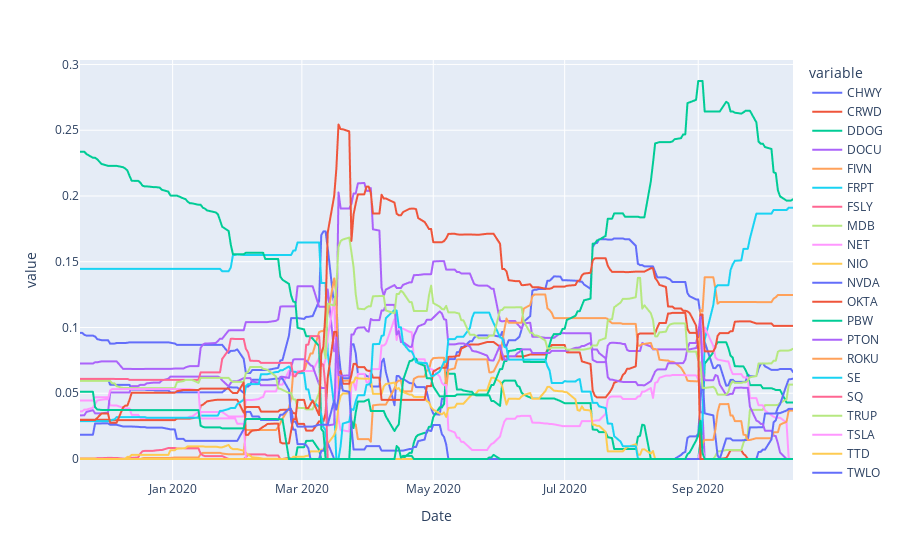

Source (notebook cell):
### Code cell
r["weight_history"].plot()

### Figure 1 — Plotly figure (JSON) as saved in the notebook; plotly's stock layout.template omitted (floating-point values rounded to 4 significant figures; data arrays with more than 128 entries replaced by an {"elided": "..."} marker saying what was removed)
{"data": [{"hovertemplate": "variable=CHWY<br>Date=%{x}<br>value=%{y}<extra></extra>", "legendgroup": "CHWY", "line": {"color": "#636efa", "dash": "solid"}, "mode": "lines", "name": "CHWY", "showlegend": true, "type": "scattergl", "x": {"elided": "229 str values"}, "xaxis": "x", "y": {"elided": "229 float values"}, "yaxis": "y"}, {"hovertemplate": "variable=CRWD<br>Date=%{x}<br>value=%{y}<extra></extra>", "legendgroup": "CRWD", "line": {"color": "#EF553B", "dash": "solid"}, "mode": "lines", "name": "CRWD", "showlegend": true, "type": "scattergl", "x": {"elided": "229 str values"}, "xaxis": "x", "y": {"elided": "229 float values"}, "yaxis": "y"}, {"hovertemplate": "variable=DDOG<br>Date=%{x}<br>value=%{y}<extra></extra>", "legendgroup": "DDOG", "line": {"color": "#00cc96", "dash": "solid"}, "mode": "lines", "name": "DDOG", "showlegend": true, "type": "scattergl", "x": {"elided": "229 str values"}, "xaxis": "x", "y": {"elided": "229 float values"}, "yaxis": "y"}, {"hovertemplate": "variable=DOCU<br>Date=%{x}<br>value=%{y}<extra></extra>", "legendgroup": "DOCU", "line": {"color": "#ab63fa", "dash": "solid"}, "mode": "lines", "name": "DOCU", "showlegend": true, "type": "scattergl", "x": {"elided": "229 str values"}, "xaxis": "x", "y": {"elided": "229 float values"}, "yaxis": "y"}, {"hovertemplate": "variable=FIVN<br>Date=%{x}<br>value=%{y}<extra></extra>", "legendgroup": "FIVN", "line": {"color": "#FFA15A", "dash": "solid"}, "mode": "lines", "name": "FIVN", "showlegend": true, "type": "scattergl", "x": {"elided": "229 str values"}, "xaxis": "x", "y": {"elided": "229 float values"}, "yaxis": "y"}, {"hovertemplate": "variable=FRPT<br>Date=%{x}<br>value=%{y}<extra></extra>", "legendgroup": "FRPT", "line": {"color": "#19d3f3", "dash": "solid"}, "mode": "lines", "name": "FRPT", "showlegend": true, "type": "scattergl", "x": {"elided": "229 str values"}, "xaxis": "x", "y": {"elided": "229 float values"}, "yaxis": "y"}, {"hovertemplate": "variable=FSLY<br>Date=%{x}<br>value=%{y}<extra></extra>", "legendgroup": "FSLY", "line": {"color": "#FF6692", "dash": "solid"}, "mode": "lines", "name": "FSLY", "showlegend": true, "type": "scattergl", "x": {"elided": "229 str values"}, "xaxis": "x", "y": {"elided": "229 float values"}, "yaxis": "y"}, {"hovertemplate": "variable=MDB<br>Date=%{x}<br>value=%{y}<extra></extra>", "legendgroup": "MDB", "line": {"color": "#B6E880", "dash": "solid"}, "mode": "lines", "name": "MDB", "showlegend": true, "type": "scattergl", "x": {"elided": "229 str values"}, "xaxis": "x", "y": {"elided": "229 float values"}, "yaxis": "y"}, {"hovertemplate": "variable=NET<br>Date=%{x}<br>value=%{y}<extra></extra>", "legendgroup": "NET", "line": {"color": "#FF97FF", "dash": "solid"}, "mode": "lines", "name": "NET", "showlegend": true, "type": "scattergl", "x": {"elided": "229 str values"}, "xaxis": "x", "y": {"elided": "229 float values"}, "yaxis": "y"}, {"hovertemplate": "variable=NIO<br>Date=%{x}<br>value=%{y}<extra></extra>", "legendgroup": "NIO", "line": {"color": "#FECB52", "dash": "solid"}, "mode": "lines", "name": "NIO", "showlegend": true, "type": "scattergl", "x": {"elided": "229 str values"}, "xaxis": "x", "y": {"elided": "229 float values"}, "yaxis": "y"}, {"hovertemplate": "variable=NVDA<br>Date=%{x}<br>value=%{y}<extra></extra>", "legendgroup": "NVDA", "line": {"color": "#636efa", "dash": "solid"}, "mode": "lines", "name": "NVDA", "showlegend": true, "type": "scattergl", "x": {"elided": "229 str values"}, "xaxis": "x", "y": {"elided": "229 float values"}, "yaxis": "y"}, {"hovertemplate": "variable=OKTA<br>Date=%{x}<br>value=%{y}<extra></extra>", "legendgroup": "OKTA", "line": {"color": "#EF553B", "dash": "solid"}, "mode": "lines", "name": "OKTA", "showlegend": true, "type": "scattergl", "x": {"elided": "229 str values"}, "xaxis": "x", "y": {"elided": "229 float values"}, "yaxis": "y"}, {"hovertemplate": "variable=PBW<br>Date=%{x}<br>value=%{y}<extra></extra>", "legendgroup": "PBW", "line": {"color": "#00cc96", "dash": "solid"}, "mode": "lines", "name": "PBW", "showlegend": true, "type": "scattergl", "x": {"elided": "229 str values"}, "xaxis": "x", "y": {"elided": "229 float values"}, "yaxis": "y"}, {"hovertemplate": "variable=PTON<br>Date=%{x}<br>value=%{y}<extra></extra>", "legendgroup": "PTON", "line": {"color": "#ab63fa", "dash": "solid"}, "mode": "lines", "name": "PTON", "showlegend": true, "type": "scattergl", "x": {"elided": "229 str values"}, "xaxis": "x", "y": {"elided": "229 float values"}, "yaxis": "y"}, {"hovertemplate": "variable=ROKU<br>Date=%{x}<br>value=%{y}<extra></extra>", "legendgroup": "ROKU", "line": {"color": "#FFA15A", "dash": "solid"}, "mode": "lines", "name": "ROKU", "showlegend": true, "type": "scattergl", "x": {"elided": "229 str values"}, "xaxis": "x", "y": {"elided": "229 float values"}, "yaxis": "y"}, {"hovertemplate": "variable=SE<br>Date=%{x}<br>value=%{y}<extra></extra>", "legendgroup": "SE", "line": {"color": "#19d3f3", "dash": "solid"}, "mode": "lines", "name": "SE", "showlegend": true, "type": "scattergl", "x": {"elided": "229 str values"}, "xaxis": "x", "y": {"elided": "229 float values"}, "yaxis": "y"}, {"hovertemplate": "variable=SQ<br>Date=%{x}<br>value=%{y}<extra></extra>", "legendgroup": "SQ", "line": {"color": "#FF6692", "dash": "solid"}, "mode": "lines", "name": "SQ", "showlegend": true, "type": "scattergl", "x": {"elided": "229 str values"}, "xaxis": "x", "y": {"elided": "229 float values"}, "yaxis": "y"}, {"hovertemplate": "variable=TRUP<br>Date=%{x}<br>value=%{y}<extra></extra>", "legendgroup": "TRUP", "line": {"color": "#B6E880", "dash": "solid"}, "mode": "lines", "name": "TRUP", "showlegend": true, "type": "scattergl", "x": {"elided": "229 str values"}, "xaxis": "x", "y": {"elided": "229 float values"}, "yaxis": "y"}, {"hovertemplate": "variable=TSLA<br>Date=%{x}<br>value=%{y}<extra></extra>", "legendgroup": "TSLA", "line": {"color": "#FF97FF", "dash": "solid"}, "mode": "lines", "name": "TSLA", "showlegend": true, "type": "scattergl", "x": {"elided": "229 str values"}, "xaxis": "x", "y": {"elided": "229 float values"}, "yaxis": "y"}, {"hovertemplate": "variable=TTD<br>Date=%{x}<br>value=%{y}<extra></extra>", "legendgroup": "TTD", "line": {"color": "#FECB52", "dash": "solid"}, "mode": "lines", "name": "TTD", "showlegend": true, "type": "scattergl", "x": {"elided": "229 str values"}, "xaxis": "x", "y": {"elided": "229 int values"}, "yaxis": "y"}, {"hovertemplate": "variable=TWLO<br>Date=%{x}<br>value=%{y}<extra></extra>", "legendgroup": "TWLO", "line": {"color": "#636efa", "dash": "solid"}, "mode": "lines", "name": "TWLO", "showlegend": true, "type": "scattergl", "x": {"elided": "229 str values"}, "xaxis": "x", "y": {"elided": "229 float values"}, "yaxis": "y"}, {"hovertemplate": "variable=ZM<br>Date=%{x}<br>value=%{y}<extra></extra>", "legendgroup": "ZM", "line": {"color": "#EF553B", "dash": "solid"}, "mode": "lines", "name": "ZM", "showlegend": true, "type": "scattergl", "x": {"elided": "229 str values"}, "xaxis": "x", "y": {"elided": "229 float values"}, "yaxis": "y"}, {"hovertemplate": "variable=ZS<br>Date=%{x}<br>value=%{y}<extra></extra>", "legendgroup": "ZS", "line": {"color": "#00cc96", "dash": "solid"}, "mode": "lines", "name": "ZS", "showlegend": true, "type": "scattergl", "x": {"elided": "229 str values"}, "xaxis": "x", "y": {"elided": "229 float values"}, "yaxis": "y"}], "layout": {"legend": {"title": {"text": "variable"}, "tracegroupgap": 0}, "margin": {"t": 60}, "xaxis": {"anchor": "y", "domain": [0, 1], "title": {"text": "Date"}}, "yaxis": {"anchor": "x", "domain": [0, 1], "title": {"text": "value"}}}}
